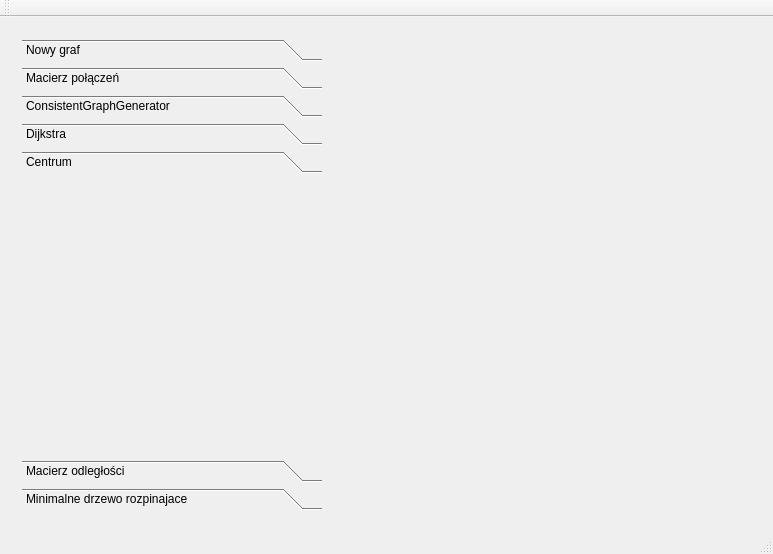
<?xml version="1.0" encoding="UTF-8"?>
<ui version="4.0">
 <class>MainWindow</class>
 <widget class="QMainWindow" name="MainWindow">
  <property name="geometry">
   <rect>
    <x>0</x>
    <y>0</y>
    <width>773</width>
    <height>554</height>
   </rect>
  </property>
  <property name="windowTitle">
   <string>Grafy3</string>
  </property>
  <widget class="QWidget" name="centralWidget">
   <layout class="QVBoxLayout" name="verticalLayout_6">
    <item>
     <widget class="QWidget" name="widget" native="true">
      <layout class="QHBoxLayout" name="horizontalLayout">
       <item>
        <widget class="QToolBox" name="toolBox">
         <property name="maximumSize">
          <size>
           <width>300</width>
           <height>16777215</height>
          </size>
         </property>
         <property name="currentIndex">
          <number>4</number>
         </property>
         <widget class="QWidget" name="page">
          <property name="geometry">
           <rect>
            <x>0</x>
            <y>0</y>
            <width>300</width>
            <height>239</height>
           </rect>
          </property>
          <attribute name="label">
           <string>Nowy graf</string>
          </attribute>
          <layout class="QVBoxLayout" name="verticalLayout">
           <item>
            <widget class="GraphSizeWidget" name="newGraphProvider" native="true"/>
           </item>
           <item>
            <spacer name="verticalSpacer">
             <property name="orientation">
              <enum>Qt::Vertical</enum>
             </property>
             <property name="sizeHint" stdset="0">
              <size>
               <width>20</width>
               <height>40</height>
              </size>
             </property>
            </spacer>
           </item>
          </layout>
         </widget>
         <widget class="QWidget" name="page_2">
          <property name="geometry">
           <rect>
            <x>0</x>
            <y>0</y>
            <width>300</width>
            <height>239</height>
           </rect>
          </property>
          <attribute name="label">
           <string>Macierz połączeń</string>
          </attribute>
          <layout class="QHBoxLayout" name="horizontalLayout_3">
           <item>
            <layout class="QHBoxLayout" name="horizontalLayout_4">
             <item>
              <layout class="QGridLayout" name="gridLayout">
               <item row="0" column="1">
                <widget class="MatrixView" name="matrixWidget" native="true"/>
               </item>
               <item row="0" column="0">
                <widget class="QLabel" name="label">
                 <property name="maximumSize">
                  <size>
                   <width>30</width>
                   <height>16777215</height>
                  </size>
                 </property>
                 <property name="text">
                  <string>M=</string>
                 </property>
                </widget>
               </item>
              </layout>
             </item>
            </layout>
           </item>
          </layout>
         </widget>
         <widget class="QWidget" name="page_3">
          <property name="geometry">
           <rect>
            <x>0</x>
            <y>0</y>
            <width>300</width>
            <height>239</height>
           </rect>
          </property>
          <attribute name="label">
           <string>ConsistentGraphGenerator</string>
          </attribute>
          <layout class="QVBoxLayout" name="verticalLayout_2">
           <item>
            <layout class="QHBoxLayout" name="horizontalLayout_2">
             <item>
              <widget class="QLabel" name="label_2">
               <property name="text">
                <string>Ilość wierzchołków:</string>
               </property>
              </widget>
             </item>
             <item>
              <widget class="QSpinBox" name="consistentVertexCount"/>
             </item>
             <item>
              <widget class="QPushButton" name="consistentGraphGeneratorTrigget">
               <property name="text">
                <string>generuj</string>
               </property>
              </widget>
             </item>
            </layout>
           </item>
           <item>
            <spacer name="verticalSpacer_2">
             <property name="orientation">
              <enum>Qt::Vertical</enum>
             </property>
             <property name="sizeHint" stdset="0">
              <size>
               <width>20</width>
               <height>40</height>
              </size>
             </property>
            </spacer>
           </item>
          </layout>
         </widget>
         <widget class="QWidget" name="page_4">
          <property name="geometry">
           <rect>
            <x>0</x>
            <y>0</y>
            <width>300</width>
            <height>239</height>
           </rect>
          </property>
          <attribute name="label">
           <string>Dijkstra</string>
          </attribute>
          <layout class="QVBoxLayout" name="verticalLayout_4">
           <item>
            <widget class="DijkstraView" name="dijkstraView" native="true"/>
           </item>
           <item>
            <spacer name="verticalSpacer_3">
             <property name="orientation">
              <enum>Qt::Vertical</enum>
             </property>
             <property name="sizeHint" stdset="0">
              <size>
               <width>20</width>
               <height>40</height>
              </size>
             </property>
            </spacer>
           </item>
          </layout>
         </widget>
         <widget class="QWidget" name="page_5">
          <property name="geometry">
           <rect>
            <x>0</x>
            <y>0</y>
            <width>300</width>
            <height>239</height>
           </rect>
          </property>
          <attribute name="label">
           <string>Centrum</string>
          </attribute>
          <layout class="QVBoxLayout" name="verticalLayout_5">
           <item>
            <widget class="CenterView" name="centrumView" native="true"/>
           </item>
           <item>
            <spacer name="verticalSpacer_4">
             <property name="orientation">
              <enum>Qt::Vertical</enum>
             </property>
             <property name="sizeHint" stdset="0">
              <size>
               <width>20</width>
               <height>40</height>
              </size>
             </property>
            </spacer>
           </item>
          </layout>
         </widget>
         <widget class="QWidget" name="page_6">
          <property name="geometry">
           <rect>
            <x>0</x>
            <y>0</y>
            <width>300</width>
            <height>239</height>
           </rect>
          </property>
          <attribute name="label">
           <string>Macierz odległości</string>
          </attribute>
          <layout class="QHBoxLayout" name="horizontalLayout_8">
           <item>
            <widget class="QLabel" name="label_3">
             <property name="maximumSize">
              <size>
               <width>50</width>
               <height>16777215</height>
              </size>
             </property>
             <property name="font">
              <font>
               <weight>75</weight>
               <bold>true</bold>
              </font>
             </property>
             <property name="text">
              <string>D = </string>
             </property>
            </widget>
           </item>
           <item>
            <widget class="DistanceMatrix" name="distanceMatrix" native="true"/>
           </item>
          </layout>
         </widget>
         <widget class="QWidget" name="page_7">
          <attribute name="label">
           <string>Minimalne drzewo rozpinajace</string>
          </attribute>
          <layout class="QVBoxLayout" name="verticalLayout_7">
           <item>
            <layout class="QHBoxLayout" name="horizontalLayout_5">
             <item>
              <widget class="QPushButton" name="removeTrigget">
               <property name="text">
                <string>usuń</string>
               </property>
              </widget>
             </item>
             <item>
              <widget class="QPushButton" name="MSTTrigger">
               <property name="text">
                <string>wyznacz</string>
               </property>
              </widget>
             </item>
            </layout>
           </item>
           <item>
            <spacer name="verticalSpacer_5">
             <property name="orientation">
              <enum>Qt::Vertical</enum>
             </property>
             <property name="sizeHint" stdset="0">
              <size>
               <width>20</width>
               <height>40</height>
              </size>
             </property>
            </spacer>
           </item>
          </layout>
         </widget>
        </widget>
       </item>
       <item>
        <widget class="GraphPainter" name="graphPainter" native="true"/>
       </item>
      </layout>
     </widget>
    </item>
   </layout>
  </widget>
  <widget class="QMenuBar" name="menuBar">
   <property name="geometry">
    <rect>
     <x>0</x>
     <y>0</y>
     <width>773</width>
     <height>27</height>
    </rect>
   </property>
  </widget>
  <widget class="QToolBar" name="mainToolBar">
   <attribute name="toolBarArea">
    <enum>TopToolBarArea</enum>
   </attribute>
   <attribute name="toolBarBreak">
    <bool>false</bool>
   </attribute>
  </widget>
  <widget class="QStatusBar" name="statusBar"/>
 </widget>
 <layoutdefault spacing="6" margin="11"/>
 <customwidgets>
  <customwidget>
   <class>GraphPainter</class>
   <extends>QWidget</extends>
   <header>graphpainter.h</header>
   <container>1</container>
  </customwidget>
  <customwidget>
   <class>GraphSizeWidget</class>
   <extends>QWidget</extends>
   <header>graphsizewidget.h</header>
   <container>1</container>
  </customwidget>
  <customwidget>
   <class>MatrixView</class>
   <extends>QWidget</extends>
   <header>matrixview.h</header>
   <container>1</container>
  </customwidget>
  <customwidget>
   <class>DijkstraView</class>
   <extends>QWidget</extends>
   <header>dijkstraview.h</header>
   <container>1</container>
  </customwidget>
  <customwidget>
   <class>CenterView</class>
   <extends>QWidget</extends>
   <header>centerview.h</header>
   <container>1</container>
  </customwidget>
  <customwidget>
   <class>DistanceMatrix</class>
   <extends>QWidget</extends>
   <header>distancematrix.h</header>
   <container>1</container>
  </customwidget>
 </customwidgets>
 <resources/>
 <connections/>
</ui>
